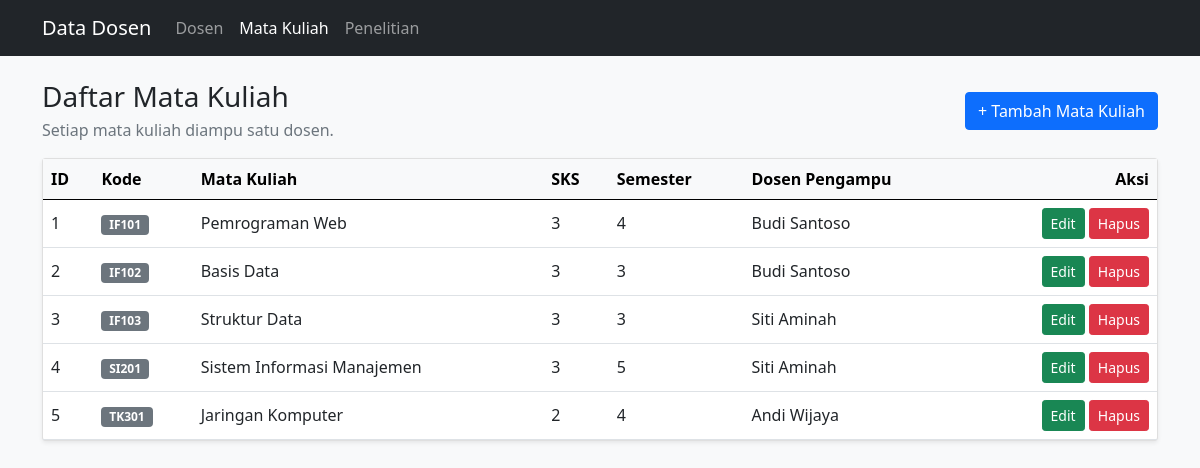
/Program/public/index.php?page=courses&action=index, run on an earlier commit of the app's database.
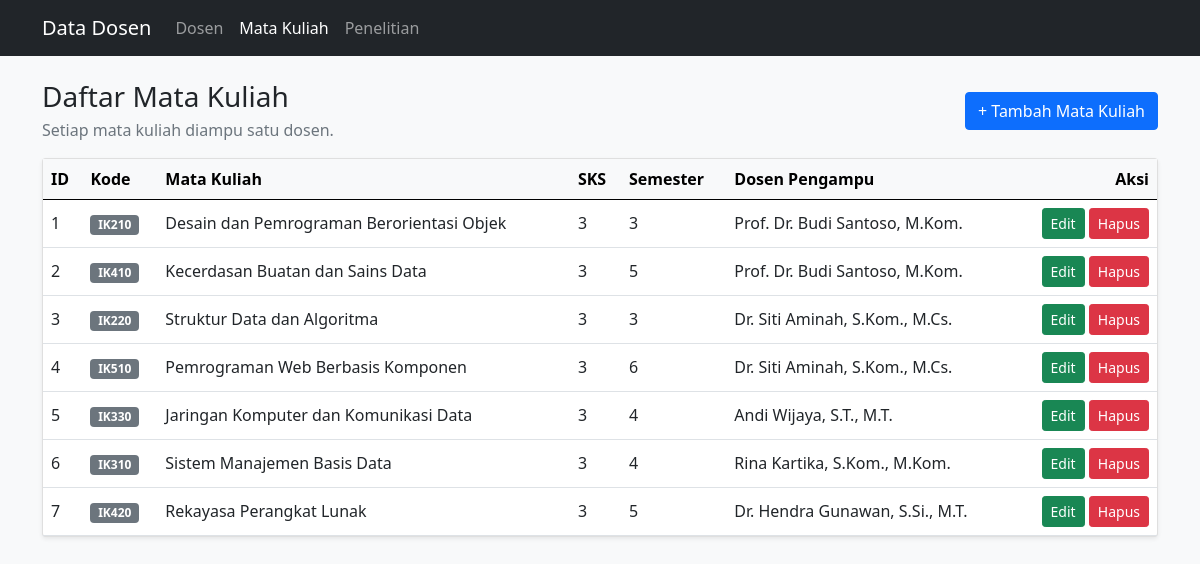
And on a later commit of the database.
### tables this page shows
CREATE TABLE `courses` (
  `id`          INT UNSIGNED NOT NULL AUTO_INCREMENT,
  `lecturer_id` INT UNSIGNED NULL,
  `code`        VARCHAR(10)  NOT NULL,
  `name`        VARCHAR(100) NOT NULL,
  `sks`         TINYINT UNSIGNED NOT NULL DEFAULT 3,
  `semester`    TINYINT UNSIGNED NOT NULL DEFAULT 1,
  PRIMARY KEY (`id`),
  UNIQUE KEY `uq_courses_code` (`code`),
  KEY `idx_courses_lecturer` (`lecturer_id`),
  CONSTRAINT `fk_courses_lecturer`
    FOREIGN KEY (`lecturer_id`) REFERENCES `lecturers` (`id`)
    ON UPDATE CASCADE
    ON DELETE SET NULL
);

CREATE TABLE `lecturers` (
  `id`        INT UNSIGNED NOT NULL AUTO_INCREMENT,
  `name`      VARCHAR(100) NOT NULL,
  `nidn`      VARCHAR(20)  NOT NULL,
  `email`     VARCHAR(100) NULL,
  `phone`     VARCHAR(20)  NULL,
  `join_date` DATE         NULL,
  PRIMARY KEY (`id`),
  UNIQUE KEY `uq_lecturers_nidn` (`nidn`)
);

### Program/app/controllers/CourseController.php (called while the page is built, shortened)
<?php
class CourseController
{
    private Course $courses;
    public function __construct()
    {
        $this->courses   = new Course();
    }
    public function index(): void
    {
        $this->render('courses/index', [
            'title'   => 'Daftar Mata Kuliah',
            'courses' => $this->courses->allWithLecturer(),
        ]);
    }
    private function render(string $view, array $data = []): void
    {
        extract($data, EXTR_SKIP);
        require __DIR__ . '/../views/header.php';
        require __DIR__ . '/../views/' . $view . '.php';
        require __DIR__ . '/../views/footer.php';
    }
}

### Program/app/models/Course.php (called while the page is built, shortened)
<?php
class Course
{
    private PDO $db;
    public function __construct()
    {
        $this->db = Database::connect();
    }
    public function allWithLecturer(): array
    {
        $sql = "SELECT c.*, l.name AS lecturer_name
                FROM courses c
                LEFT JOIN lecturers l ON l.id = c.lecturer_id
                ORDER BY c.id ASC";
        return $this->db->query($sql)->fetchAll();
    }
}

### Program/app/views/courses/index.php (the view, shortened to what this page needs)
<div class="d-flex flex-wrap justify-content-between align-items-center mb-3 gap-2">
  <div>
    <h1 class="h3 mb-1">Daftar Mata Kuliah</h1>
    <p class="text-muted mb-0">Setiap mata kuliah diampu satu dosen.</p>
  </div>
  <a href="<?= url('courses', 'create') ?>" class="btn btn-primary">+ Tambah Mata Kuliah</a>
</div>
<div class="card shadow-sm">
  <div class="table-responsive">
    <table class="table table-hover align-middle mb-0">
      <thead class="table-light">
        <tr>
          <th>ID</th>
          <th>Kode</th>
          <th>Mata Kuliah</th>
          <th>SKS</th>
          <th>Semester</th>
          <th>Dosen Pengampu</th>
          <th class="text-end">Aksi</th>
        </tr>
      </thead>
      <tbody>
        <?php if (empty($courses)): ?>
          <tr>
            <td colspan="7" class="text-center text-muted py-4">Belum ada data mata kuliah.</td>
          </tr>
        <?php else: ?>
          <?php foreach ($courses as $course): ?>
            <tr>
              <td><?= (int) $course['id'] ?></td>
              <td><span class="badge bg-secondary"><?= e($course['code']) ?></span></td>
              <td class="fw-semibold"><?= e($course['name']) ?></td>
              <td><?= (int) $course['sks'] ?></td>
              <td><?= (int) $course['semester'] ?></td>
              <td>
                <?= $course['lecturer_name'] ? e($course['lecturer_name']) : '<span class="text-muted">—</span>' ?>
              </td>
              <td class="text-end text-nowrap">
                <a href="<?= url('courses', 'edit', (int) $course['id']) ?>" class="btn btn-sm btn-success">Edit</a>
                <form action="<?= url('courses', 'delete') ?>" method="post" class="d-inline"
                  onsubmit="return confirm('Hapus mata kuliah ini?');">
                  <button type="submit" class="btn btn-sm btn-danger">Hapus</button>
                </form>
              </td>
            </tr>
          <?php endforeach; ?>
        <?php endif; ?>
      </tbody>
    </table>
  </div>
</div>

What changed in the data, as far as the page shows it:
changed courses id 1: code "IF101" → "IK210"; name "Pemrograman Web" → "Desain dan Pemrograman Berorientasi Objek"; semester "4" → "3"; lecturer.name "Budi Santoso" → "Prof. Dr. Budi Santoso, M.Kom."
changed courses id 2: code "IF102" → "IK410"; name "Basis Data" → "Kecerdasan Buatan dan Sains Data"; semester "3" → "5"; lecturer.name "Budi Santoso" → "Prof. Dr. Budi Santoso, M.Kom."
changed courses id 3: code "IF103" → "IK220"; name "Struktur Data" → "Struktur Data dan Algoritma"; lecturer.name "Siti Aminah" → "Dr. Siti Aminah, S.Kom., M.Cs."
changed courses id 4: code "SI201" → "IK510"; name "Sistem Informasi Manajemen" → "Pemrograman Web Berbasis Komponen"; semester "5" → "6"; lecturer.name "Siti Aminah" → "Dr. Siti Aminah, S.Kom., M.Cs."
changed courses id 5: code "TK301" → "IK330"; name "Jaringan Komputer" → "Jaringan Komputer dan Komunikasi Data"; sks "2" → "3"; lecturer.name "Andi Wijaya" → "Andi Wijaya, S.T., M.T."
added courses: id "6", code "IK310", name "Sistem Manajemen Basis Data", sks "3", semester "4", lecturer.name "Rina Kartika, S.Kom., M.Kom."
added courses: id "7", code "IK420", name "Rekayasa Perangkat Lunak", sks "3", semester "5", lecturer.name "Dr. Hendra Gunawan, S.Si., M.T."
